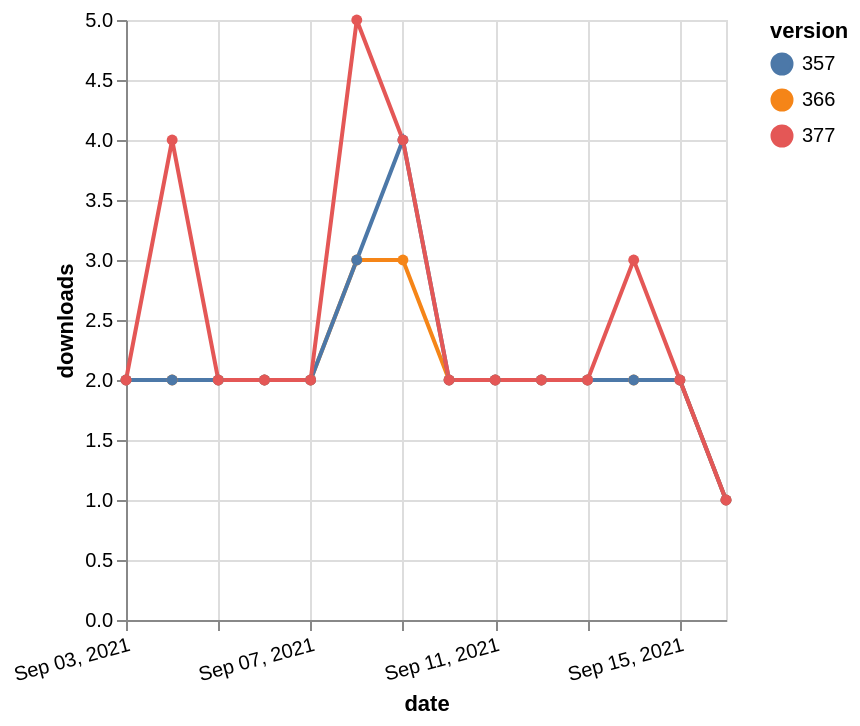

Write the Vega-Lite specification saved for this chart.
### Vega-Lite specification from a JSON file in a GitHub repository (floating-point values rounded to 4 significant figures)
{"$schema": "https://vega.github.io/schema/vega-lite/v5.json", "description": "A simple bar chart with embedded data.", "data": {"values": [{"date": "2021-09-03", "total": 2256, "delta": 2, "version": "366"}, {"date": "2021-09-04", "total": 2258, "delta": 2, "version": "366"}, {"date": "2021-09-05", "total": 2260, "delta": 2, "version": "366"}, {"date": "2021-09-06", "total": 2262, "delta": 2, "version": "366"}, {"date": "2021-09-07", "total": 2264, "delta": 2, "version": "366"}, {"date": "2021-09-08", "total": 2267, "delta": 3, "version": "366"}, {"date": "2021-09-09", "total": 2270, "delta": 3, "version": "366"}, {"date": "2021-09-10", "total": 2272, "delta": 2, "version": "366"}, {"date": "2021-09-11", "total": 2274, "delta": 2, "version": "366"}, {"date": "2021-09-12", "total": 2276, "delta": 2, "version": "366"}, {"date": "2021-09-13", "total": 2278, "delta": 2, "version": "366"}, {"date": "2021-09-14", "total": 2280, "delta": 2, "version": "366"}, {"date": "2021-09-15", "total": 2282, "delta": 2, "version": "366"}, {"date": "2021-09-16", "total": 2283, "delta": 1, "version": "366"}, {"date": "2021-09-03", "total": 2566, "delta": 2, "version": "357"}, {"date": "2021-09-04", "total": 2568, "delta": 2, "version": "357"}, {"date": "2021-09-05", "total": 2570, "delta": 2, "version": "357"}, {"date": "2021-09-06", "total": 2572, "delta": 2, "version": "357"}, {"date": "2021-09-07", "total": 2574, "delta": 2, "version": "357"}, {"date": "2021-09-08", "total": 2577, "delta": 3, "version": "357"}, {"date": "2021-09-09", "total": 2581, "delta": 4, "version": "357"}, {"date": "2021-09-10", "total": 2583, "delta": 2, "version": "357"}, {"date": "2021-09-11", "total": 2585, "delta": 2, "version": "357"}, {"date": "2021-09-12", "total": 2587, "delta": 2, "version": "357"}, {"date": "2021-09-13", "total": 2589, "delta": 2, "version": "357"}, {"date": "2021-09-14", "total": 2591, "delta": 2, "version": "357"}, {"date": "2021-09-15", "total": 2593, "delta": 2, "version": "357"}, {"date": "2021-09-16", "total": 2594, "delta": 1, "version": "357"}, {"date": "2021-09-03", "total": 2081, "delta": 2, "version": "377"}, {"date": "2021-09-04", "total": 2085, "delta": 4, "version": "377"}, {"date": "2021-09-05", "total": 2087, "delta": 2, "version": "377"}, {"date": "2021-09-06", "total": 2089, "delta": 2, "version": "377"}, {"date": "2021-09-07", "total": 2091, "delta": 2, "version": "377"}, {"date": "2021-09-08", "total": 2096, "delta": 5, "version": "377"}, {"date": "2021-09-09", "total": 2100, "delta": 4, "version": "377"}, {"date": "2021-09-10", "total": 2102, "delta": 2, "version": "377"}, {"date": "2021-09-11", "total": 2104, "delta": 2, "version": "377"}, {"date": "2021-09-12", "total": 2106, "delta": 2, "version": "377"}, {"date": "2021-09-13", "total": 2108, "delta": 2, "version": "377"}, {"date": "2021-09-14", "total": 2111, "delta": 3, "version": "377"}, {"date": "2021-09-15", "total": 2113, "delta": 2, "version": "377"}, {"date": "2021-09-16", "total": 2114, "delta": 1, "version": "377"}]}, "width": "container", "mark": {"type": "line", "point": {"filled": true}}, "encoding": {"x": {"field": "date", "type": "temporal", "timeUnit": "yearmonthdate", "title": "date", "axis": {"labelAngle": -15}}, "y": {"field": "delta", "type": "quantitative", "title": "downloads"}, "color": {"field": "version", "type": "nominal"}, "tooltip": {"field": "delta"}}}
